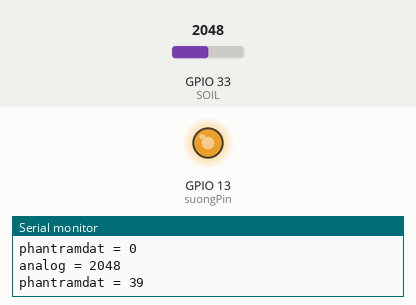
Bench run of a sketch on a simulated ESP32. On the bench: output pins drawn as LEDs (lit = HIGH), the last lines printed to the serial monitor. Inputs (shaded band) come from the test bench; at power-on: GPIO 33 (SOIL) = 2048.

Above: at 4.8 s.
4.9 s: GPIO 33 (SOIL) set to 1630
At 6.3 s:
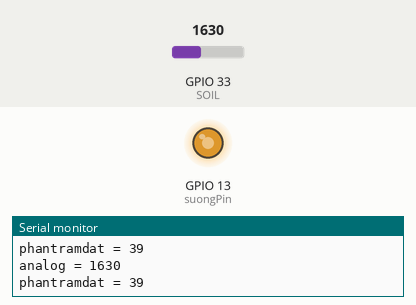
7.9 s: GPIO 33 (SOIL) set to 1487
At 9.1 s:
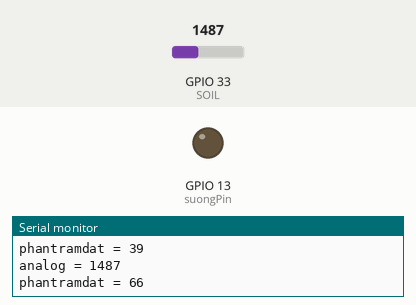
10.9 s: GPIO 33 (SOIL) set to 1710
At 12.3 s:
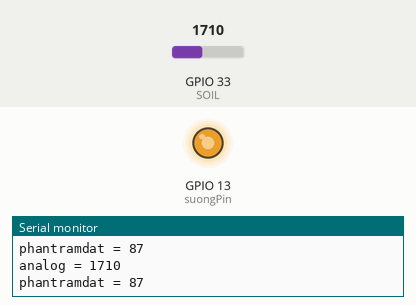
13.9 s: GPIO 33 (SOIL) set to 1375
At 15.1 s:
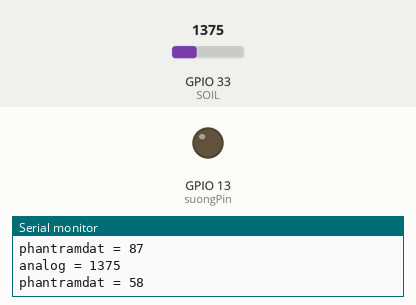
Timing chart, 0 to 16.9 s (numbered marks = the images above; inputs shaded):
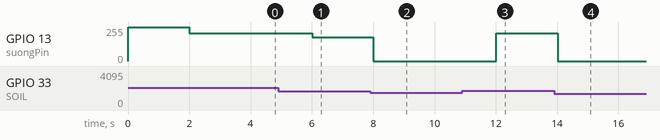

Measured:
- the behaviour switches between 1528 and 1527 on GPIO 33 (SOIL) (found by bisection; images 1 and 2)
- after the input at 4.9 s, GPIO 13 (suongPin): 209/255 → 179/255 after 1.1 s
- after the input at 7.9 s, GPIO 13 (suongPin): 179/255 → 0/255 after 0.11 s
- after the input at 10.9 s, GPIO 13 (suongPin): 0/255 → 209/255 after 1.1 s
- after the input at 13.9 s, GPIO 13 (suongPin): 209/255 → 0/255 after 0.11 s

The sketch:

test_PWM.ino
```cpp
// setting PWM properties
const int suongPin = 13;  // GPIO13 - PWM phun sương
const int freq = 15000; // Tần số 15KHz
const int suongChannel = 1; // chọn channel 0
const int resolution = 8; // độ phân giải analog 8 bit, tối đa là 16 bit
unsigned long timemau_soil;
//const int duty_suong = 210;


                                          /*            Thư viện Capacitive_Soil được viết bởi Trương Quang Bảo Khanh                     */

                        /*  Thư viện này được sử dụng với mục đích chuyển đổi tín hiệu analog thành giá trị % độ ẩm đất sử dụng cảm biến Độ ẩm đất điện dung */

                                          /*Các giá trị analog VD: 2751, 2325 v.v... là những giá trị được đo được từ % độ ẩm đất thực tế.*/

                                          /*Các bạn có thể đo các giá trị này bằng cách phơi khô 1 phần đất, sử dụng cân tiểu ly để ước lượng
                                            và suy ra giá trị phần trăm đất với công thức W = (mw x 100)/ms, trong đó mw là khối lượng nước
                                            và ms là khối lượng đất khô.                                                                   */

#define SOIL 33
uint16_t phantramdat = 0;
uint16_t cambiendat;
uint16_t convert_SOIL()
{
  uint16_t per_SOIL = 0;                            //biến này lưu trữ giá trị phần trăm độ ẩm đất
  uint16_t cambiendat = analogRead(SOIL);           //SOIL cần được khai báo là 1 pin cụ thể
  // độ ẩm đất bé hơn 0%

  //delay(300);
  if(cambiendat >= 2751)
  {
    per_SOIL = 0;
  }

  // độ ẩm đất đo được từ 0 - 20%
  else if(cambiendat >= 2325 && cambiendat <= 2750)
  {
    per_SOIL = map(cambiendat, 2325, 2750, 20, 0);
  }

  // độ ẩm đất từ 20% - 40%
  else if(cambiendat >= 2020 && cambiendat <= 2324)
  {
    per_SOIL = map(cambiendat, 2020, 2324, 40, 20);
  }

  // độ ẩm đất từ 40% - 60%
  else if(cambiendat >= 1670 && cambiendat <= 2019)
  {
    per_SOIL = map(cambiendat, 1670, 2019, 60, 40);
  }

  // độ ẩm đất từ 60% - 80%
  else if(cambiendat >= 1520 && cambiendat <= 1669)
  {
    per_SOIL = map(cambiendat, 1520, 1669, 80, 60);
  }

  // độ ẩm đất từ 80% - 100%
  else if(cambiendat >= 1415 && cambiendat <= 1519)
  {
    per_SOIL = map(cambiendat, 1415, 1519, 100, 80);
  }

  // độ ẩm đất lớn hơn 100%
  else if(cambiendat <= 1414)
  {
    per_SOIL = 100;
  }
  Serial.print("analog = ");
  Serial.println(cambiendat);
  Serial.print("phantramdat = ");
  Serial.println(phantramdat);
  return per_SOIL;
}
void setup() {
  // put your setup code here, to run once:
  ledcSetup(suongChannel, freq, resolution);
  ledcAttachPin(suongPin, suongChannel);
  pinMode(SOIL, INPUT);
  Serial.begin(115200);
  timemau_soil = millis();
}

void loop() {
  // put your main code here, to run repeatedly:
 // timemau_soil = millis();
  if(millis() - timemau_soil > 2000)
  {
    phantramdat = convert_SOIL();
    timemau_soil = millis();
  }
  //phantramdat = convert_SOIL();
  if(phantramdat >= 0 && phantramdat < 30)
  {
    ledcWrite(suongChannel, 255);
  }
  else if(phantramdat >= 30 && phantramdat < 65)
  {
    ledcWrite(suongChannel, 210);
  }
  else if(phantramdat >= 65 && phantramdat < 80)
  {
    ledcWrite(suongChannel, 180);
  }
  else if(phantramdat >= 80)
  {
    ledcWrite(suongChannel, 0);
  }

  // if(phantramdat >= 80 && t < 28.5)
  // {
  //   ledcWrite(suongChannel, 0);
  // }

//}
}
```
